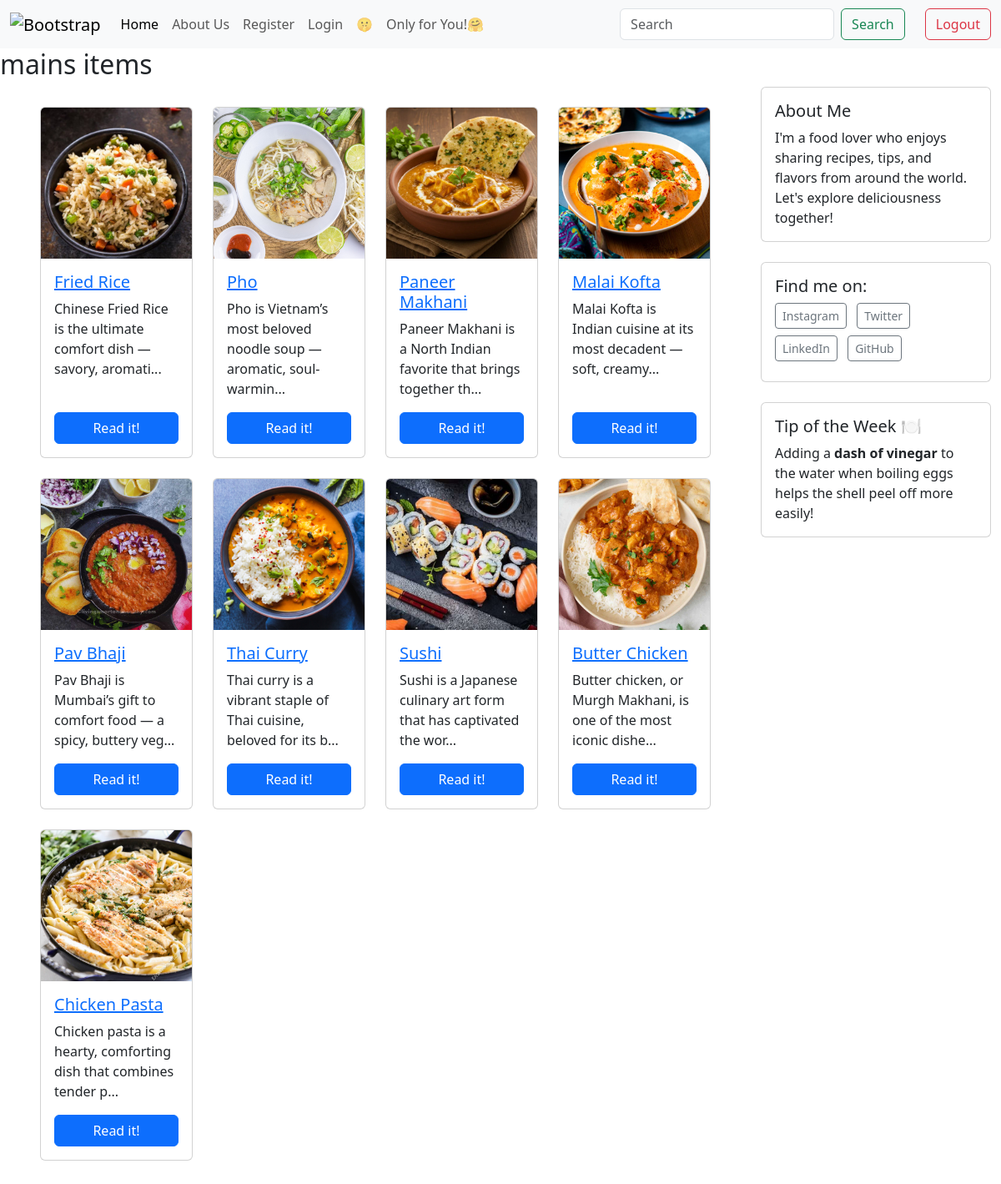
The page /category/mains/ on the database its author committed.
### blogapp/models.py (models this page shows, shortened)
class Category(models.Model):
    name = models.CharField(max_length=30)
    class Meta:
        verbose_name_plural = 'Categories'

class Post(models.Model):
    title = models.CharField(max_length=255)
    body = models.TextField(default='nada')
    created_on = models.DateTimeField(auto_now_add=True)
    last_modified = models.DateTimeField(auto_now=True)
    categories = models.ManyToManyField("Category", related_name="posts")
    image = models.ImageField(upload_to='post_images/', blank=True, null=True)
    likes = models.ManyToManyField(User, related_name='post_likes', blank=True) #The related_name='post_likes' is crucial for reverse lookup. i.e. user.post_likes.all()
    tags = models.ManyToManyField('Tag', blank=True, related_name='posts')

### blogapp/views.py (the view)
# urls.py: path("category/<category>/", views.blog_category, name="blog_category"),
def blog_category(request, category):
    posts = Post.objects.filter(categories__name__contains=category).order_by("-created_on")
    context = {
        "category": category,
        "posts": posts,
    }
    return render(request, "blogapp/category.html", context)

### blogapp/templates/blogapp/category.html
{% extends "blogapp/index.html" %}
{% block page_title %}
    <h2>
      {{category}} items
    </h2>
{% endblock page_title %}

### blogapp/templates/blogapp/index.html (shortened to what this page needs)
<!DOCTYPE html>
<html lang="en">
<head>
    <link href="https://cdn.jsdelivr.net/npm/bootstrap@5.3.3/dist/css/bootstrap.min.css" rel="stylesheet">
</head>
<body>
<nav class="navbar navbar-expand-lg bg-body-tertiary">
    <div class="container-fluid">
      <a class="navbar-brand" href="/">
        <img src="https://cdn.vectorstock.com/i/500p/89/68/abstract-logo-of-a-cafe-or-restaurant-spoon-vector-17248968.jpg" alt="Bootstrap" width="60" height="60">
      </a>
      <div class="collapse navbar-collapse" id="navbarSupportedContent">
        <ul class="navbar-nav me-auto mb-2 mb-lg-0">
          <li class="nav-item">
            <a class="nav-link active" aria-current="page" href="/">Home</a>
          </li>
          <li class="nav-item">
            <a class="nav-link" href="/about/">About Us</a>
          </li>
          <li class="nav-item">
            <a class="nav-link" href="/register/">Register</a>
          </li>
          <li class="nav-item">
            <a class="nav-link" href="/login/">Login</a>
          </li>
          <li class="nav-item">
            <a class="nav-link" href="/exclusive/">🤫</a>
          </li>
          <li class="nav-item">
            <a class="nav-link" href="/for you/">Only for You!🤗</a>
          </li>
        </ul>
        <form class="d-flex" role="search" action="{% url 'blog_search' %}" method="get">
          <input class="form-control me-2" name="query" type="search" placeholder="Search" aria-label="Search">
          <button class="btn btn-outline-success" type="submit">Search</button>
        </form>
        <form class="ms-4" action="{% url 'blog_logout'%}" method="post">
            <button class="btn btn-outline-danger">Logout</button>
        </form>
      </div>
    </div>
  </nav>
{% block page_title %}
{% load static %}
{% endblock page_title %}
<div class="container-fluid">
{% block page_content %}
    {% block posts %}
      <div class='row'>
        <div class='col-md-9'>
          <div class="row m-4">
            {% for post in posts %}
                <div class="col-md-3 col-sm-6 mb-4">
                    <div class="card h-100">
                        {% if post.image %}
                            <img src="{{ post.image.url }}" class="card-img-top img-fluid" alt="Post Image">
                        {% else %}
                            <img src="path/to/default-image.jpg" class="card-img-top img-fluid" alt="Default Image">
                        {% endif %}
                        <div class="card-body d-flex flex-column">
                            <h5 class="card-title">
                                <a href="{% url 'blog_detail' post.pk %}">{{ post.title }}</a>
                            </h5>
                            <p class="card-text">{{ post.body | slice:":65" }}...</p>
                            <a href="{% url 'blog_detail' post.pk %}" class="btn btn-primary mt-auto">Read it!</a>
                        </div>
                    </div>
                </div>
            {% endfor %}
          </div>
        </div>
        <div class="col-md-3 mb-4">
          {% include "partials/sidebar.html" %}
        </div>
      </div>
    {% endblock %}
{% endblock page_content %}
</div>
</body>
</html>

### rows shown on the page
Category: name "mains"
Post: image (picture), title "Fried Rice", body "Chinese Fried Rice is the ultimate comfort dish — savory, aromati"
Post: image (picture), title "Pho", body "Pho is Vietnam’s most beloved noodle soup — aromatic, soul-warmin"
Post: image (picture), title "Paneer Makhani", body "Paneer Makhani is a North Indian favorite that brings together th"
Post: image (picture), title "Malai Kofta", body "Malai Kofta is Indian cuisine at its most decadent — soft, creamy"
Post: image (picture), title "Pav Bhaji", body "Pav Bhaji is Mumbai’s gift to comfort food — a spicy, buttery veg"
Post: image (picture), title "Thai Curry", body "Thai curry is a vibrant staple of Thai cuisine, beloved for its b"
Post: image (picture), title "Sushi", body "Sushi is a Japanese culinary art form that has captivated the wor"
Post: image (picture), title "Butter Chicken", body "Butter chicken, or Murgh Makhani, is one of the most iconic dishe"
Post: image (picture), title "Chicken Pasta", body "Chicken pasta is a hearty, comforting dish that combines tender p"
